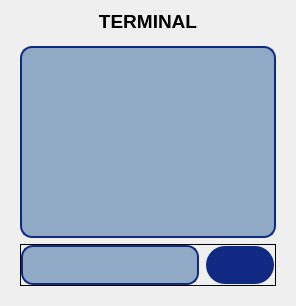
               <widget class="QWidget" name="terminalPage">
                <layout class="QVBoxLayout" name="verticalLayout_34">
                 <item>
                  <widget class="QLabel" name="page3Label_2">
                   <property name="minimumSize">
                    <size>
                     <width>0</width>
                     <height>20</height>
                    </size>
                   </property>
                   <property name="maximumSize">
                    <size>
                     <width>16777215</width>
                     <height>20</height>
                    </size>
                   </property>
                   <property name="font">
                    <font>
                     <pointsize>14</pointsize>
                     <bold>true</bold>
                    </font>
                   </property>
                   <property name="text">
                    <string>TERMINAL</string>
                   </property>
                   <property name="alignment">
                    <set>Qt::AlignmentFlag::AlignCenter</set>
                   </property>
                  </widget>
                 </item>
                 <item>
                  <widget class="QFrame" name="terminalFrame">
                   <layout class="QVBoxLayout" name="verticalLayout_29">
                    <item>
                     <widget class="QFrame" name="terminaloutFrame">
                      <layout class="QHBoxLayout" name="horizontalLayout_30">
                       <property name="spacing">
                        <number>0</number>
                       </property>
                       <property name="leftMargin">
                        <number>0</number>
                       </property>
                       <property name="topMargin">
                        <number>0</number>
                       </property>
                       <property name="rightMargin">
                        <number>0</number>
                       </property>
                       <property name="bottomMargin">
                        <number>0</number>
                       </property>
                       <item>
                        <widget class="QTextEdit" name="termresponseTextEdit">
                         <property name="font">
                          <font>
                           <pointsize>12</pointsize>
                          </font>
                         </property>
                         <property name="styleSheet">
                          <string notr="true">QTextEdit {
	background-color: rgb(144, 170, 197);
	border-radius: 12px;
	border: 2px solid rgb(16, 42, 131);
}</string>
                         </property>
                         <property name="frameShape">
                          <enum>QFrame::Shape::VLine</enum>
                         </property>
                         <property name="frameShadow">
                          <enum>QFrame::Shadow::Raised</enum>
                         </property>
                         <property name="lineWidth">
                          <number>1</number>
                         </property>
                        </widget>
                       </item>
                      </layout>
                     </widget>
                    </item>
                    <item>
                     <widget class="QFrame" name="terminalsendFrame">
                      <property name="frameShape">
                       <enum>QFrame::Shape::Box</enum>
                      </property>
                      <layout class="QHBoxLayout" name="horizontalLayout_31" stretch="4,1">
                       <property name="leftMargin">
                        <number>0</number>
                       </property>
                       <property name="topMargin">
                        <number>0</number>
                       </property>
                       <property name="rightMargin">
                        <number>0</number>
                       </property>
                       <property name="bottomMargin">
                        <number>0</number>
                       </property>
                       <item>
                        <widget class="QLineEdit" name="termdataLineEdit">
                         <property name="minimumSize">
                          <size>
                           <width>0</width>
                           <height>40</height>
                          </size>
                         </property>
                         <property name="font">
                          <font>
                           <pointsize>12</pointsize>
                           <bold>true</bold>
                          </font>
                         </property>
                         <property name="styleSheet">
                          <string notr="true">QLineEdit {
	background-color: rgb(144, 170, 197);
	border-radius: 12px;
	border: 2px solid rgb(16, 42, 131);
}</string>
                         </property>
                         <property name="frame">
                          <bool>true</bool>
                         </property>
                        </widget>
                       </item>
                       <item>
                        <widget class="QPushButton" name="termsendPushButton">
                         <property name="font">
                          <font>
                           <pointsize>15</pointsize>
                          </font>
                         </property>
                         <property name="styleSheet">
                          <string notr="true">QPushButton {
	color: rgb(255, 255, 255);	
	background-color: rgb(16, 42, 131);
	border-color: transparent;
	border-style: outset;
	border-radius: 20px;
	border-width: 2px;
	padding: 6px;
}

QPushButton:hover {
	color: rgb(16, 42, 131);
	background-color: rgb(167, 198, 229);
	border-color: rgb(16, 42, 131);
}

QPushButton:disabled {
	background-color: rgb(172, 172, 172);
}</string>
                         </property>
                         <property name="text">
                          <string/>
                         </property>
                         <property name="icon">
                          <iconset resource="resources.qrc">
                           <normaloff>:/icons/icons/arrow-right.svg</normaloff>:/icons/icons/arrow-right.svg</iconset>
                         </property>
                         <property name="iconSize">
                          <size>
                           <width>24</width>
                           <height>24</height>
                          </size>
                         </property>
                        </widget>
                       </item>
                      </layout>
                     </widget>
                    </item>
                   </layout>
                  </widget>
                 </item>
                </layout>
               </widget>
